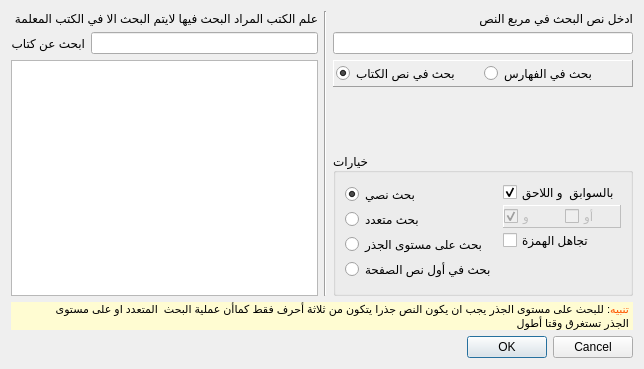
<?xml version="1.0" encoding="UTF-8"?>
<ui version="4.0">
 <class>Dialogfind</class>
 <widget class="QDialog" name="Dialogfind">
  <property name="geometry">
   <rect>
    <x>0</x>
    <y>0</y>
    <width>600</width>
    <height>369</height>
   </rect>
  </property>
  <property name="windowTitle">
   <string>بحث متقدم</string>
  </property>
  <layout class="QVBoxLayout" name="verticalLayout_5">
   <item>
    <layout class="QHBoxLayout" name="horizontalLayout_6">
     <item>
      <layout class="QVBoxLayout" name="verticalLayout">
       <item>
        <widget class="QLabel" name="label">
         <property name="text">
          <string>علم الكتب المراد البحث فيها لايتم البحث الا في الكتب المعلمة </string>
         </property>
         <property name="buddy">
          <cstring>lineEdit_2</cstring>
         </property>
        </widget>
       </item>
       <item>
        <layout class="QHBoxLayout" name="horizontalLayout">
         <item>
          <widget class="QLabel" name="label_3">
           <property name="text">
            <string>ابحث عن كتاب</string>
           </property>
          </widget>
         </item>
         <item>
          <widget class="QLineEdit" name="lineEdit_2">
           <property name="whatsThis">
            <string>&lt;!DOCTYPE HTML PUBLIC &quot;-//W3C//DTD HTML 4.0//EN&quot; &quot;http://www.w3.org/TR/REC-html40/strict.dtd&quot;&gt;
&lt;html&gt;&lt;head&gt;&lt;meta name=&quot;qrichtext&quot; content=&quot;1&quot; /&gt;&lt;style type=&quot;text/css&quot;&gt;
p, li { white-space: pre-wrap; }
&lt;/style&gt;&lt;/head&gt;&lt;body style=&quot; font-family:'Arial'; font-size:10pt; font-weight:400; font-style:normal;&quot;&gt;
&lt;p align=&quot;right&quot; style=&quot; margin-top:0px; margin-bottom:0px; margin-left:0px; margin-right:0px; -qt-block-indent:0; text-indent:0px;&quot;&gt;البحث في الشجرة&lt;/p&gt;
&lt;p align=&quot;right&quot; style=&quot; margin-top:0px; margin-bottom:0px; margin-left:0px; margin-right:0px; -qt-block-indent:0; text-indent:0px;&quot;&gt;بحيث يتم البحث تلقائيا عند ادخال كل حرف جديد بحيث لا تظهر الا النتائج الاجابية فقط&lt;/p&gt;&lt;/body&gt;&lt;/html&gt;</string>
           </property>
          </widget>
         </item>
        </layout>
       </item>
       <item>
        <widget class="QTreeWidget" name="treeWidget">
         <property name="whatsThis">
          <string>&lt;!DOCTYPE HTML PUBLIC &quot;-//W3C//DTD HTML 4.0//EN&quot; &quot;http://www.w3.org/TR/REC-html40/strict.dtd&quot;&gt;
&lt;html&gt;&lt;head&gt;&lt;meta name=&quot;qrichtext&quot; content=&quot;1&quot; /&gt;&lt;style type=&quot;text/css&quot;&gt;
p, li { white-space: pre-wrap; }
&lt;/style&gt;&lt;/head&gt;&lt;body style=&quot; font-family:'Arial'; font-size:10pt; font-weight:400; font-style:normal;&quot;&gt;
&lt;table style=&quot;-qt-table-type: root; margin-top:4px; margin-bottom:4px; margin-left:4px; margin-right:4px;&quot;&gt;
&lt;tr&gt;
&lt;td style=&quot;border: none;&quot;&gt;
&lt;p align=&quot;right&quot; style=&quot; margin-top:0px; margin-bottom:0px; margin-left:0px; margin-right:0px; -qt-block-indent:0; text-indent:0px;&quot;&gt;علم الكتب المراد البحث فيها&lt;/p&gt;&lt;/td&gt;&lt;/tr&gt;&lt;/table&gt;&lt;/body&gt;&lt;/html&gt;</string>
         </property>
         <attribute name="headerVisible">
          <bool>false</bool>
         </attribute>
         <column>
          <property name="text">
           <string notr="true">1</string>
          </property>
         </column>
        </widget>
       </item>
      </layout>
     </item>
     <item>
      <widget class="Line" name="line">
       <property name="orientation">
        <enum>Qt::Vertical</enum>
       </property>
      </widget>
     </item>
     <item>
      <layout class="QVBoxLayout" name="verticalLayout_4">
       <item>
        <widget class="QLabel" name="label_2">
         <property name="text">
          <string>ادخل نص البحث في مربع النص</string>
         </property>
         <property name="buddy">
          <cstring>lineEdit</cstring>
         </property>
        </widget>
       </item>
       <item>
        <widget class="QLineEdit" name="lineEdit">
         <property name="whatsThis">
          <string>&lt;!DOCTYPE HTML PUBLIC &quot;-//W3C//DTD HTML 4.0//EN&quot; &quot;http://www.w3.org/TR/REC-html40/strict.dtd&quot;&gt;
&lt;html&gt;&lt;head&gt;&lt;meta name=&quot;qrichtext&quot; content=&quot;1&quot; /&gt;&lt;style type=&quot;text/css&quot;&gt;
p, li { white-space: pre-wrap; }
&lt;/style&gt;&lt;/head&gt;&lt;body style=&quot; font-family:'MS Shell Dlg 2'; font-size:8.25pt; font-weight:400; font-style:normal;&quot;&gt;
&lt;p align=&quot;right&quot; style=&quot; margin-top:0px; margin-bottom:0px; margin-left:0px; margin-right:0px; -qt-block-indent:0; text-indent:0px;&quot;&gt;النص الافتراضي الذي لا يتم البحث من دونه&lt;/p&gt;&lt;/body&gt;&lt;/html&gt;</string>
         </property>
        </widget>
       </item>
       <item>
        <widget class="QFrame" name="frame_2">
         <property name="frameShape">
          <enum>QFrame::Panel</enum>
         </property>
         <property name="frameShadow">
          <enum>QFrame::Raised</enum>
         </property>
         <layout class="QHBoxLayout" name="horizontalLayout_4">
          <property name="spacing">
           <number>2</number>
          </property>
          <property name="margin">
           <number>2</number>
          </property>
          <item>
           <widget class="QRadioButton" name="radioButtonbooks">
            <property name="text">
             <string>بحث في نص الكتاب</string>
            </property>
            <property name="checked">
             <bool>true</bool>
            </property>
            <property name="autoRepeat">
             <bool>true</bool>
            </property>
           </widget>
          </item>
          <item>
           <widget class="QRadioButton" name="radioButtonFahariss">
            <property name="text">
             <string>بحث في الفهارس</string>
            </property>
            <property name="autoRepeat">
             <bool>true</bool>
            </property>
           </widget>
          </item>
         </layout>
        </widget>
       </item>
       <item>
        <spacer name="verticalSpacer_2">
         <property name="orientation">
          <enum>Qt::Vertical</enum>
         </property>
         <property name="sizeHint" stdset="0">
          <size>
           <width>20</width>
           <height>40</height>
          </size>
         </property>
        </spacer>
       </item>
       <item>
        <widget class="QGroupBox" name="groupBox">
         <property name="sizePolicy">
          <sizepolicy hsizetype="Preferred" vsizetype="Fixed">
           <horstretch>0</horstretch>
           <verstretch>0</verstretch>
          </sizepolicy>
         </property>
         <property name="title">
          <string>خيارات</string>
         </property>
         <layout class="QHBoxLayout" name="horizontalLayout_3">
          <item>
           <widget class="QFrame" name="frame_3">
            <property name="frameShape">
             <enum>QFrame::NoFrame</enum>
            </property>
            <property name="frameShadow">
             <enum>QFrame::Plain</enum>
            </property>
            <layout class="QVBoxLayout" name="verticalLayout_3">
             <property name="spacing">
              <number>2</number>
             </property>
             <property name="margin">
              <number>0</number>
             </property>
             <item>
              <widget class="QRadioButton" name="radioButtonNass">
               <property name="whatsThis">
                <string>&lt;!DOCTYPE HTML PUBLIC &quot;-//W3C//DTD HTML 4.0//EN&quot; &quot;http://www.w3.org/TR/REC-html40/strict.dtd&quot;&gt;
&lt;html&gt;&lt;head&gt;&lt;meta name=&quot;qrichtext&quot; content=&quot;1&quot; /&gt;&lt;style type=&quot;text/css&quot;&gt;
p, li { white-space: pre-wrap; }
&lt;/style&gt;&lt;/head&gt;&lt;body style=&quot; font-family:'MS Shell Dlg 2'; font-size:8.25pt; font-weight:400; font-style:normal;&quot;&gt;
&lt;p align=&quot;right&quot; style=&quot; margin-top:0px; margin-bottom:0px; margin-left:0px; margin-right:0px; -qt-block-indent:0; text-indent:0px;&quot;&gt;هذا الخيار يبحث عن النص كما هو سواء كان بسوابقه ولواحقه ام لا&lt;/p&gt;&lt;/body&gt;&lt;/html&gt;</string>
               </property>
               <property name="text">
                <string>بحث نصي</string>
               </property>
               <property name="checkable">
                <bool>true</bool>
               </property>
               <property name="checked">
                <bool>true</bool>
               </property>
               <property name="autoRepeat">
                <bool>true</bool>
               </property>
              </widget>
             </item>
             <item>
              <widget class="QRadioButton" name="radioButtonMulti">
               <property name="whatsThis">
                <string>&lt;!DOCTYPE HTML PUBLIC &quot;-//W3C//DTD HTML 4.0//EN&quot; &quot;http://www.w3.org/TR/REC-html40/strict.dtd&quot;&gt;
&lt;html&gt;&lt;head&gt;&lt;meta name=&quot;qrichtext&quot; content=&quot;1&quot; /&gt;&lt;style type=&quot;text/css&quot;&gt;
p, li { white-space: pre-wrap; }
&lt;/style&gt;&lt;/head&gt;&lt;body style=&quot; font-family:'MS Shell Dlg 2'; font-size:8.25pt; font-weight:400; font-style:normal;&quot;&gt;
&lt;p align=&quot;right&quot; style=&quot; margin-top:0px; margin-bottom:0px; margin-left:0px; margin-right:0px; -qt-block-indent:0; text-indent:0px;&quot;&gt;يمكنك هذا الخيار من البحث عن مقاطع النص الذي أدخلته&lt;/p&gt;
&lt;p align=&quot;right&quot; style=&quot; margin-top:0px; margin-bottom:0px; margin-left:0px; margin-right:0px; -qt-block-indent:0; text-indent:0px;&quot;&gt;مثال اذا ادخلت النص عمر بن الخطاب مع الخيار و&lt;/p&gt;
&lt;p align=&quot;right&quot; style=&quot; margin-top:0px; margin-bottom:0px; margin-left:0px; margin-right:0px; -qt-block-indent:0; text-indent:0px;&quot;&gt;في هذه الحالة ستكون النتائج هي الصفحات التي تحتوي على كلمة عمر و  كلمة الخطاب&lt;/p&gt;
&lt;p align=&quot;right&quot; style=&quot; margin-top:0px; margin-bottom:0px; margin-left:0px; margin-right:0px; -qt-block-indent:0; text-indent:0px;&quot;&gt;ولا يهم ترتيبها او موقعها في الصفحة&lt;/p&gt;
&lt;p align=&quot;right&quot; style=&quot; margin-top:0px; margin-bottom:0px; margin-left:0px; margin-right:0px; -qt-block-indent:0; text-indent:0px;&quot;&gt;اما اذا اخترت أو فستكون النتائج كل الصفحات التي تحتوي اي كلمة منها سواء الخطاب أو عمر&lt;/p&gt;&lt;/body&gt;&lt;/html&gt;</string>
               </property>
               <property name="text">
                <string>بحث متعدد</string>
               </property>
               <property name="checkable">
                <bool>true</bool>
               </property>
               <property name="autoRepeat">
                <bool>true</bool>
               </property>
              </widget>
             </item>
             <item>
              <widget class="QRadioButton" name="radioButtonJidre">
               <property name="whatsThis">
                <string>&lt;!DOCTYPE HTML PUBLIC &quot;-//W3C//DTD HTML 4.0//EN&quot; &quot;http://www.w3.org/TR/REC-html40/strict.dtd&quot;&gt;
&lt;html&gt;&lt;head&gt;&lt;meta name=&quot;qrichtext&quot; content=&quot;1&quot; /&gt;&lt;style type=&quot;text/css&quot;&gt;
p, li { white-space: pre-wrap; }
&lt;/style&gt;&lt;/head&gt;&lt;body style=&quot; font-family:'MS Shell Dlg 2'; font-size:8.25pt; font-weight:400; font-style:normal;&quot;&gt;
&lt;p align=&quot;right&quot; style=&quot; margin-top:0px; margin-bottom:0px; margin-left:0px; margin-right:0px; -qt-block-indent:0; text-indent:0px;&quot;&gt;هذا الخيار يمكنك من البحث عن الكلمة على مستوى الجذر الثلاثي&lt;/p&gt;
&lt;p align=&quot;right&quot; style=&quot; margin-top:0px; margin-bottom:0px; margin-left:0px; margin-right:0px; -qt-block-indent:0; text-indent:0px;&quot;&gt;مثلا كلمة فعل ستكون نتائجها&lt;/p&gt;
&lt;p align=&quot;right&quot; style=&quot; margin-top:0px; margin-bottom:0px; margin-left:0px; margin-right:0px; -qt-block-indent:0; text-indent:0px;&quot;&gt;فعل&lt;/p&gt;
&lt;p align=&quot;right&quot; style=&quot; margin-top:0px; margin-bottom:0px; margin-left:0px; margin-right:0px; -qt-block-indent:0; text-indent:0px;&quot;&gt;فعول&lt;/p&gt;
&lt;p align=&quot;right&quot; style=&quot; margin-top:0px; margin-bottom:0px; margin-left:0px; margin-right:0px; -qt-block-indent:0; text-indent:0px;&quot;&gt;مفاعيل&lt;/p&gt;
&lt;p align=&quot;right&quot; style=&quot; margin-top:0px; margin-bottom:0px; margin-left:0px; margin-right:0px; -qt-block-indent:0; text-indent:0px;&quot;&gt;....الخ&lt;/p&gt;
&lt;p style=&quot;-qt-paragraph-type:empty; margin-top:0px; margin-bottom:0px; margin-left:0px; margin-right:0px; -qt-block-indent:0; text-indent:0px;&quot;&gt;&lt;/p&gt;&lt;/body&gt;&lt;/html&gt;</string>
               </property>
               <property name="text">
                <string>بحث على مستوى الجذر</string>
               </property>
               <property name="checkable">
                <bool>true</bool>
               </property>
               <property name="autoRepeat">
                <bool>true</bool>
               </property>
              </widget>
             </item>
             <item>
              <widget class="QRadioButton" name="radioButtonFirst">
               <property name="whatsThis">
                <string>هذا الخيار يبحث عن النص في بداية الصفحة فقط</string>
               </property>
               <property name="text">
                <string>بحث في أول نص الصفحة</string>
               </property>
               <property name="checkable">
                <bool>true</bool>
               </property>
               <property name="autoRepeat">
                <bool>true</bool>
               </property>
              </widget>
             </item>
            </layout>
           </widget>
          </item>
          <item>
           <layout class="QVBoxLayout" name="verticalLayout_2">
            <property name="spacing">
             <number>2</number>
            </property>
            <item>
             <widget class="QCheckBox" name="checkBoxSawabik">
              <property name="whatsThis">
               <string>&lt;!DOCTYPE HTML PUBLIC &quot;-//W3C//DTD HTML 4.0//EN&quot; &quot;http://www.w3.org/TR/REC-html40/strict.dtd&quot;&gt;
&lt;html&gt;&lt;head&gt;&lt;meta name=&quot;qrichtext&quot; content=&quot;1&quot; /&gt;&lt;style type=&quot;text/css&quot;&gt;
p, li { white-space: pre-wrap; }
&lt;/style&gt;&lt;/head&gt;&lt;body style=&quot; font-family:'MS Shell Dlg 2'; font-size:8.25pt; font-weight:400; font-style:normal;&quot;&gt;
&lt;table border=&quot;0&quot; style=&quot;-qt-table-type: root; margin-top:4px; margin-bottom:4px; margin-left:4px; margin-right:4px;&quot;&gt;
&lt;tr&gt;
&lt;td style=&quot;border: none;&quot;&gt;
&lt;p align=&quot;right&quot; style=&quot; margin-top:0px; margin-bottom:0px; margin-left:0px; margin-right:0px; -qt-block-indent:0; text-indent:0px;&quot;&gt;&lt;span style=&quot; font-family:'Arial'; font-size:10pt;&quot;&gt;اي البحث حتى ان كان النص جزءا من نص أخر &lt;/span&gt;&lt;/p&gt;
&lt;p align=&quot;right&quot; style=&quot; margin-top:0px; margin-bottom:0px; margin-left:0px; margin-right:0px; -qt-block-indent:0; text-indent:0px;&quot;&gt;&lt;span style=&quot; font-family:'Arial'; font-size:10pt;&quot;&gt;مثلا عند ادخال كلمة فعل&lt;/span&gt;&lt;/p&gt;
&lt;p align=&quot;right&quot; style=&quot; margin-top:0px; margin-bottom:0px; margin-left:0px; margin-right:0px; -qt-block-indent:0; text-indent:0px;&quot;&gt;&lt;span style=&quot; font-family:'Arial'; font-size:10pt;&quot;&gt;سيتم البحث عن هذه الكلمة وما يلحق بها اويسبقها مثل&lt;/span&gt;&lt;/p&gt;
&lt;p align=&quot;right&quot; style=&quot; margin-top:0px; margin-bottom:0px; margin-left:0px; margin-right:0px; -qt-block-indent:0; text-indent:0px;&quot;&gt;&lt;span style=&quot; font-family:'Arial'; font-size:10pt;&quot;&gt;يفعل الفعل يفعلون ...الخ&lt;/span&gt;&lt;/p&gt;
&lt;p align=&quot;right&quot; style=&quot; margin-top:0px; margin-bottom:0px; margin-left:0px; margin-right:0px; -qt-block-indent:0; text-indent:0px;&quot;&gt;&lt;span style=&quot; font-family:'Arial'; font-size:10pt;&quot;&gt;اما بدون السوابق واللواحق فلا يتم البحث الا على نفس الكلمة او النص فقط&lt;/span&gt;&lt;/p&gt;&lt;/td&gt;&lt;/tr&gt;&lt;/table&gt;&lt;/body&gt;&lt;/html&gt;</string>
              </property>
              <property name="text">
               <string>بالسوابق  و اللاحق</string>
              </property>
              <property name="checked">
               <bool>true</bool>
              </property>
             </widget>
            </item>
            <item>
             <widget class="QFrame" name="frame">
              <property name="enabled">
               <bool>false</bool>
              </property>
              <property name="frameShape">
               <enum>QFrame::Panel</enum>
              </property>
              <property name="frameShadow">
               <enum>QFrame::Raised</enum>
              </property>
              <layout class="QHBoxLayout" name="horizontalLayout_2">
               <property name="margin">
                <number>0</number>
               </property>
               <item>
                <widget class="QCheckBox" name="checkBoxAnd">
                 <property name="text">
                  <string>و</string>
                 </property>
                 <property name="checked">
                  <bool>true</bool>
                 </property>
                 <property name="autoExclusive">
                  <bool>true</bool>
                 </property>
                </widget>
               </item>
               <item>
                <widget class="QCheckBox" name="checkBoxOr">
                 <property name="text">
                  <string>أو</string>
                 </property>
                 <property name="autoExclusive">
                  <bool>true</bool>
                 </property>
                </widget>
               </item>
              </layout>
             </widget>
            </item>
            <item>
             <widget class="QCheckBox" name="checkBoxHamza">
              <property name="text">
               <string>تجاهل الهمزة</string>
              </property>
             </widget>
            </item>
            <item>
             <spacer name="verticalSpacer">
              <property name="orientation">
               <enum>Qt::Vertical</enum>
              </property>
              <property name="sizeHint" stdset="0">
               <size>
                <width>20</width>
                <height>33</height>
               </size>
              </property>
             </spacer>
            </item>
           </layout>
          </item>
         </layout>
        </widget>
       </item>
      </layout>
     </item>
    </layout>
   </item>
   <item>
    <widget class="QLabel" name="label_4">
     <property name="styleSheet">
      <string notr="true">background-color: rgb(255, 252, 210);</string>
     </property>
     <property name="text">
      <string>&lt;!DOCTYPE HTML PUBLIC &quot;-//W3C//DTD HTML 4.0//EN&quot; &quot;http://www.w3.org/TR/REC-html40/strict.dtd&quot;&gt;
&lt;html&gt;&lt;head&gt;&lt;meta name=&quot;qrichtext&quot; content=&quot;1&quot; /&gt;&lt;style type=&quot;text/css&quot;&gt;
p, li { white-space: pre-wrap; }
&lt;/style&gt;&lt;/head&gt;&lt;body style=&quot; font-family:'MS Shell Dlg 2'; font-size:8.25pt; font-weight:400; font-style:normal;&quot;&gt;
&lt;p align=&quot;right&quot; style=&quot; margin-top:0px; margin-bottom:0px; margin-left:4px; margin-right:4px; -qt-block-indent:0; text-indent:0px;&quot;&gt;&lt;span style=&quot; font-size:8pt;&quot;&gt;     &lt;/span&gt;&lt;span style=&quot; font-size:8pt; color:#ff5500;&quot;&gt;تنبيه&lt;/span&gt;&lt;span style=&quot; font-size:8pt;&quot;&gt;: للبحث على مستوى الجذر يجب ان يكون النص جذرا يتكون من ثلاثة أحرف فقط كماأن عملية البحث  المتعدد او على مستوى الجذر تستغرق وقتا أطول&lt;/span&gt;&lt;/p&gt;&lt;/body&gt;&lt;/html&gt;</string>
     </property>
     <property name="wordWrap">
      <bool>true</bool>
     </property>
    </widget>
   </item>
   <item>
    <layout class="QHBoxLayout" name="horizontalLayout_5">
     <item>
      <widget class="QDialogButtonBox" name="buttonBox">
       <property name="orientation">
        <enum>Qt::Horizontal</enum>
       </property>
       <property name="standardButtons">
        <set>QDialogButtonBox::Cancel|QDialogButtonBox::Ok</set>
       </property>
      </widget>
     </item>
    </layout>
   </item>
  </layout>
 </widget>
 <resources/>
 <connections>
  <connection>
   <sender>buttonBox</sender>
   <signal>rejected()</signal>
   <receiver>Dialogfind</receiver>
   <slot>reject()</slot>
   <hints>
    <hint type="sourcelabel">
     <x>173</x>
     <y>359</y>
    </hint>
    <hint type="destinationlabel">
     <x>286</x>
     <y>274</y>
    </hint>
   </hints>
  </connection>
  <connection>
   <sender>radioButtonMulti</sender>
   <signal>toggled(bool)</signal>
   <receiver>frame</receiver>
   <slot>setEnabled(bool)</slot>
   <hints>
    <hint type="sourcelabel">
     <x>272</x>
     <y>238</y>
    </hint>
    <hint type="destinationlabel">
     <x>132</x>
     <y>241</y>
    </hint>
   </hints>
  </connection>
  <connection>
   <sender>radioButtonJidre</sender>
   <signal>toggled(bool)</signal>
   <receiver>checkBoxSawabik</receiver>
   <slot>setDisabled(bool)</slot>
   <hints>
    <hint type="sourcelabel">
     <x>272</x>
     <y>260</y>
    </hint>
    <hint type="destinationlabel">
     <x>132</x>
     <y>217</y>
    </hint>
   </hints>
  </connection>
  <connection>
   <sender>radioButtonFirst</sender>
   <signal>toggled(bool)</signal>
   <receiver>checkBoxSawabik</receiver>
   <slot>setDisabled(bool)</slot>
   <hints>
    <hint type="sourcelabel">
     <x>272</x>
     <y>282</y>
    </hint>
    <hint type="destinationlabel">
     <x>108</x>
     <y>217</y>
    </hint>
   </hints>
  </connection>
  <connection>
   <sender>radioButtonFahariss</sender>
   <signal>toggled(bool)</signal>
   <receiver>groupBox</receiver>
   <slot>setDisabled(bool)</slot>
   <hints>
    <hint type="sourcelabel">
     <x>144</x>
     <y>84</y>
    </hint>
    <hint type="destinationlabel">
     <x>273</x>
     <y>263</y>
    </hint>
   </hints>
  </connection>
  <connection>
   <sender>radioButtonFahariss</sender>
   <signal>toggled(bool)</signal>
   <receiver>radioButtonNass</receiver>
   <slot>setChecked(bool)</slot>
   <hints>
    <hint type="sourcelabel">
     <x>48</x>
     <y>77</y>
    </hint>
    <hint type="destinationlabel">
     <x>242</x>
     <y>200</y>
    </hint>
   </hints>
  </connection>
 </connections>
</ui>
